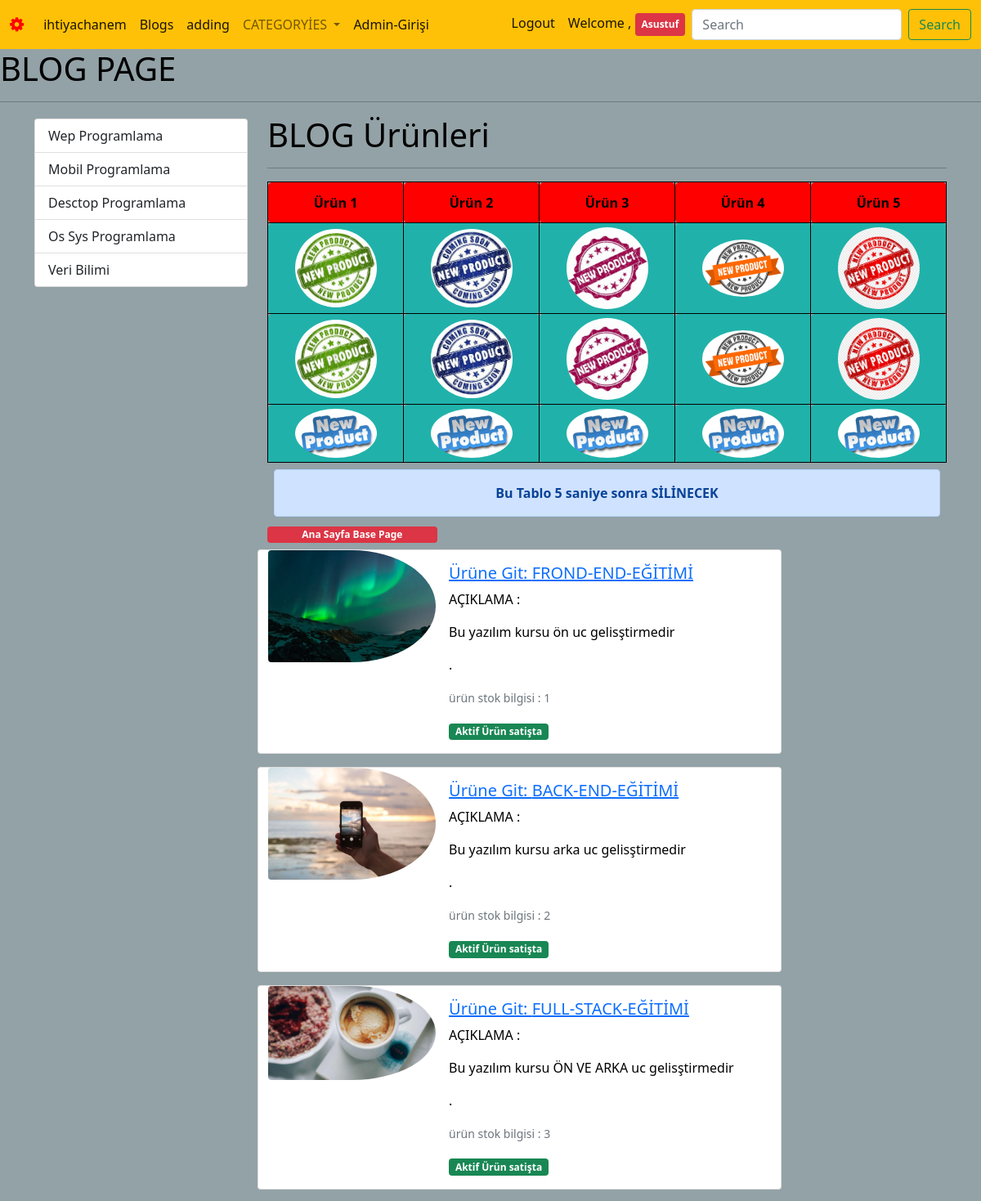
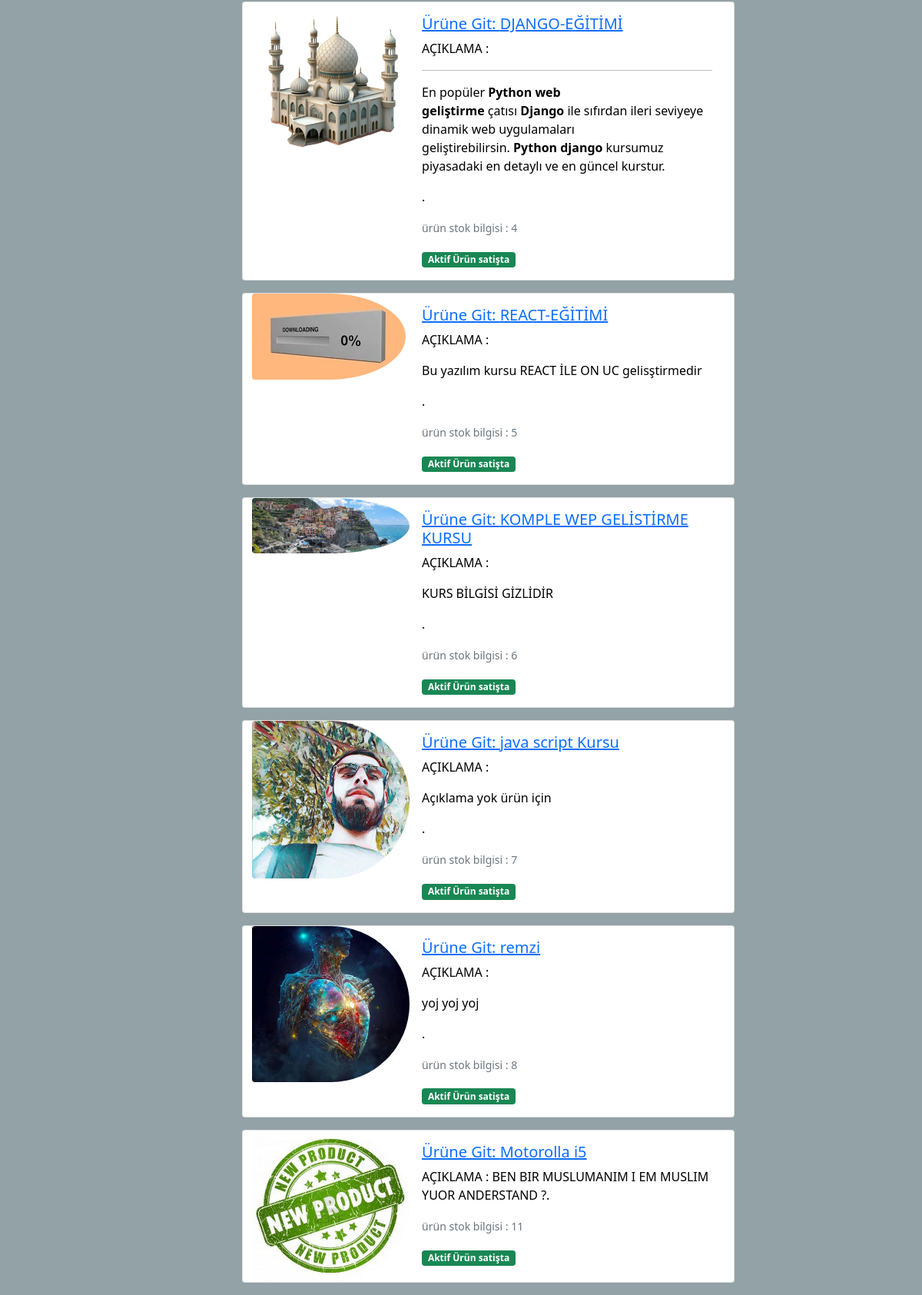
/blogs/ (signed in), run on the app's committed database (2 pictures, top to bottom).
### _mainApp/models.py (models this page shows, shortened)
class Category(models.Model):
    name = models.CharField(max_length=155)
    slug = models.SlugField(null=False,blank=True,unique=True,db_index=True,editable=False)

class Blog(models.Model):
    title = models.CharField(max_length=255)
    image = models.ImageField(upload_to="blogs")
    description = RichTextField(max_length=3500)
    is_active = models.BooleanField()
    is_home = models.BooleanField()
    slug = models.SlugField(null=True,blank=True,unique=True,db_index=True,editable= False)
    categories = models.ManyToManyField(Category,blank=True)

### _mainApp/views.py (the view)
# urls.py: path("blogs/",views.blogs_ihtiyac_hanem,name="blogs"),
def blogs_ihtiyac_hanem(request):
    if not request.user.is_authenticated:
        return redirect("login")
    context = {
        "categories":Category.objects.all(),
        "_blogs_": Blog.objects.all(),
        "blogs": Blog.objects.filter(is_active=True),
        }
    return render(request,"_mainApp/blogs.html",context)

### _mainApp/templates/_mainApp/blogs.html (shortened to what this page needs)
{% extends "base.html" %}
{% load static %}
{% block css_files %}
   <link rel="stylesheet" href="{% static "_mainApp/css/blogs.css" %}">
{% endblock css_files %}
{% block content %}
<h1>BLOG PAGE</h1>
<hr>
<div class="container">
    <div class="row">
      <div class="col-3">
         {% include "partials/_categoryies.html" %}
      </div>
      <div class="col-9">
        <h1>BLOG Ürünleri </h1>
        <hr>
         {% include "partials/_table.html" %}
         {% include "partials/_alert_layout.html" %}
         {% if blogs|length > 0 %}
            {% for blog in blogs %}
               {% if blog.is_active %}
                  {% include "partials/_blog.html" %}
               {% endif %}
            {% endfor %}
         {% else %}
            <div class="alert alert-warning">
               No Bloks ... Ürün yok
            </div>
         {% endif %}
      </div>
   </div>
</div>
{% endblock content %}

### templates/partials/_navbar.html (shortened to what this page needs)
<nav class="navbar navbar-expand-lg navbar-light bg-warning">
    <div class="container-fluid">
      <a class="navbar-brand" href="{% url "home" %}">
        <i class="fa fa-cog fa-spin" style="color:red;"></i>
      </a>
      <div class="collapse navbar-collapse" id="navbarSupportedContent">
        <ul class="navbar-nav me-auto mb-2 mb-lg-0">
          <li class="nav-item">
            <a class="nav-link active" aria-current="page" href="{% url "home" %}">ihtiyachanem</a>
          </li>
          <li class="nav-item">
            <a class="nav-link active" aria-current="page" href="{% url "blogs" %}">Blogs</a>
          </li>
          <li class="nav-item">
            <a class="nav-link active" aria-current="page" href="{% url "adding" %}">adding</a>
          </li>
          <li class="nav-item dropdown">
            <a class="nav-link dropdown-toggle" href="#" id="navbarDropdown" role="button" data-bs-toggle="dropdown" aria-expanded="false">
              CATEGORYİES
            </a>
          </li>
           <li class="nav-item">
            <a class="nav-link active" aria-current="page" href="http://127.0.0.1:8000/admin/">Admin-Girişi</a>
          </li>
        </ul>
        <ul class="navbar-nav ms-auto mb-2 mb-lg-0">
          {% if user.is_authenticated %}
               <li class="nav-item">
                 <a class="nav-link active" aria-current="page" href="{% url "logout" %}">Logout</a>
               </li>
               <li class="nav-item">
                 <a class="nav-link active" aria-current="page" href="#">Welcome ,
                  <span class="badge bg-danger p-2">{{user.username|title}}</span>
                  </a>
               </li>
          {% endif %}
        </ul>
        <form class="d-flex">
          <input class="form-control me-2" type="search" placeholder="Search" aria-label="Search">
          <button class="btn btn-outline-success" type="submit">Search</button>
        </form>
      </div>
    </div>
  </nav>

### templates/partials/_categoryies.html
{% load static %}
<div class="list-group mt-1" >
    {% for category  in categories %}
        {% if category.slug == selected_category %}
            <a
                class="list-group-item list-group-item-action  active"
                href="{% url "category_ihtiyac_hanem" category.slug %} "
            >
                {{category.name|title}}
            </a>
        {% else %}
           <a
                class="list-group-item list-group-item-action "
                href="{% url "category_ihtiyac_hanem" category.slug %} "
            >
                {{category.name|title}}
            </a>
        {% endif %}
    {% endfor %}
</div>

### templates/partials/_blog.html (shortened to what this page needs)
{% load static %}
<div class="row">
          <div class="card mb-3 w-75" >
              <div class="row g-0">
                  <div class="col-md-4">
                      <img src="{{blog.image.url}}" class="img-fluid rounded-start" alt="...">
                  </div>
                  <div class="col-md-8">
                      <div class="card-body">
                        <h5 class="card-title">
                          <a href="{% url 'blogs_details' blog.slug %}">Ürüne Git: {{blog.title}}</a>
                        </h5>
                        <p class="card-text">AÇIKLAMA : {{blog.description|safe|slice:"0:300"}}.</p>
                        <p class="card-text"><small class="text-muted">ürün stok bilgisi : {{blog.id}}</small></p>
                        {% if blog.is_active %}
                          <span class="badge bg-success">Aktif Ürün satişta</span>
                        {% else %}
                           <span class="badge bg-danger">Passiv Ürün satişta Değil !!!</span>
                        {% endif %}
                      </div>
                   </div>
               </div>
           </div>
</div>

### static/css/style.css (style rules this page uses)
body { background-color: rgb(147, 162, 167); color:black; }

### _mainApp/static/_mainApp/css/blogs.css (style rules this page uses)
img { border-radius: 50%; }

### data on the page
Category: name "Wep Programlama"
Category: name "Mobil Programlama"
Category: name "Desctop Programlama"
Category: name "Os Sys Programlama"
Category: name "Veri̇ Bi̇li̇mi̇"
Blog: image (picture), title "FROND-END-EĞİTİMİ", description "Bu yazılım kursu ön uc gelisştirmedir", id "1", is_active "Aktif Ürün satişta"
Blog: image (picture), title "BACK-END-EĞİTİMİ", description "Bu yazılım kursu arka uc gelisştirmedir", id "2", is_active "Aktif Ürün satişta"
Blog: image (picture), title "FULL-STACK-EĞİTİMİ", description "Bu yazılım kursu ÖN VE ARKA uc gelisştirmedir", id "3", is_active "Aktif Ürün satişta"
Blog: image (picture), title "DJANGO-EĞİTİMİ", description "En popüler Python web geliştirme çatısı Django ile sıfırdan ileri seviyeye dinamik web uygulamaları geliştirebilirsin. Python django kursumuz piyasadaki en detaylı ve en güncel kurstur.", id "4", is_active "Aktif Ürün satişta"
Blog: image (picture), title "REACT-EĞİTİMİ", description "Bu yazılım kursu REACT İLE ON UC gelisştirmedir", id "5", is_active "Aktif Ürün satişta"
Blog: image (picture), title "KOMPLE WEP GELİSTİRME KURSU", description "KURS BİLGİSİ GİZLİDİR", id "6", is_active "Aktif Ürün satişta"
Blog: image (picture), title "java script Kursu", description "Açıklama yok ürün için", id "7", is_active "Aktif Ürün satişta"
Blog: image (picture), title "remzi", description "yoj yoj yoj", id "8", is_active "Aktif Ürün satişta"
Blog: image (picture), title "Motorolla i5", description "BEN BIR MUSLUMANIM I EM MUSLIM YUOR ANDERSTAND ?", id "11", is_active "Aktif Ürün satişta"

### other printed values
{{ user.username|title }} "Asustuf"
